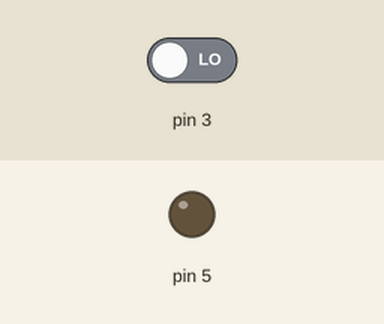
Simulated run of this sketch. Board: Arduino Uno, built with avr-gcc and run on an emulated ATmega328P. On the bench: output pins drawn as LEDs (lit = HIGH). The test bench sets the inputs (shaded band); at power-on: pin 3 LOW.

Above: at 1.2 s.
1.3 s: pin 3 driven HIGH
At 2.5 s:
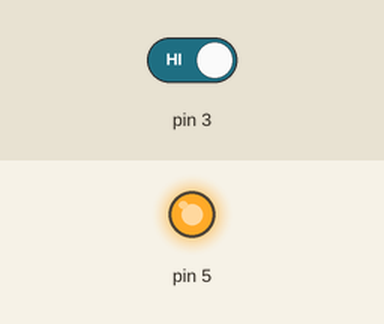
2.8 s: pin 3 driven LOW
At 3.8 s:
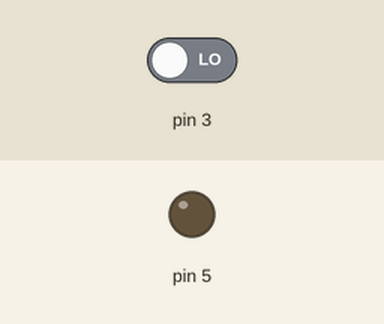
Timing chart, 0 to 5.8 s (numbered marks = the images above; inputs shaded):
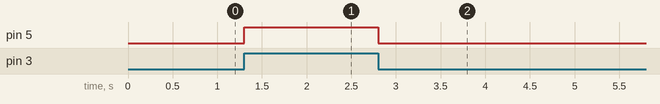

The sketch:

switch.ino
```cpp
void setup() {
  // put your setup code here, to run once:
pinMode(5,OUTPUT);
pinMode(3,INPUT);
}

void loop() {
  // put your main code here, to run repeatedly:
 int data=digitalRead(3);
 if(data==HIGH)
 {
  digitalWrite(5,HIGH);
 }
   else
   {
    digitalWrite(5,LOW);
    }
}
```

Measured:
- after the input at 1.3 s, pin 5: LOW → HIGH at once
- after the input at 2.8 s, pin 5: HIGH → LOW at once
